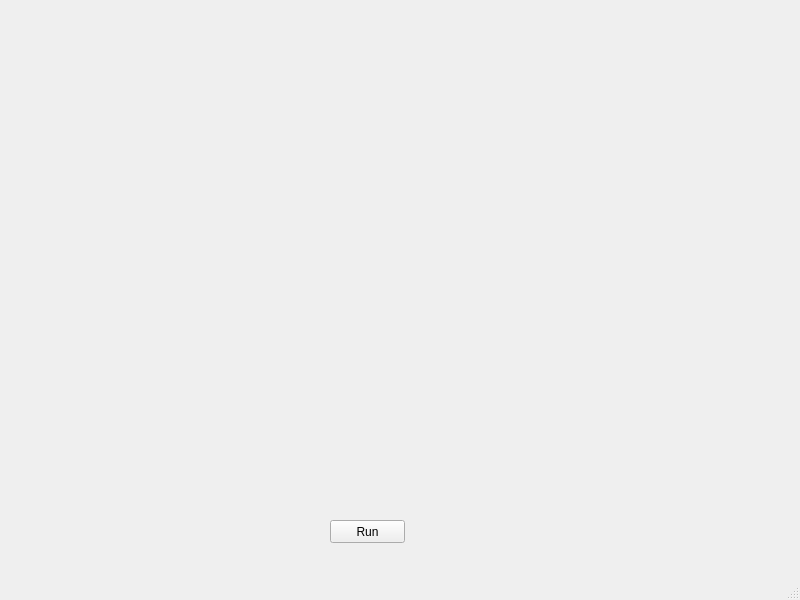
<?xml version="1.0" encoding="UTF-8"?>
<ui version="4.0">
 <class>MainWindow</class>
 <widget class="QMainWindow" name="MainWindow">
  <property name="geometry">
   <rect>
    <x>0</x>
    <y>0</y>
    <width>800</width>
    <height>600</height>
   </rect>
  </property>
  <property name="windowTitle">
   <string>MainWindow</string>
  </property>
  <widget class="QWidget" name="centralwidget">
   <widget class="QPushButton" name="pushButton">
    <property name="geometry">
     <rect>
      <x>330</x>
      <y>520</y>
      <width>75</width>
      <height>23</height>
     </rect>
    </property>
    <property name="text">
     <string>Run</string>
    </property>
   </widget>
  </widget>
  <widget class="QMenuBar" name="menubar">
   <property name="geometry">
    <rect>
     <x>0</x>
     <y>0</y>
     <width>800</width>
     <height>21</height>
    </rect>
   </property>
  </widget>
  <widget class="QStatusBar" name="statusbar"/>
 </widget>
 <resources/>
 <connections/>
</ui>
